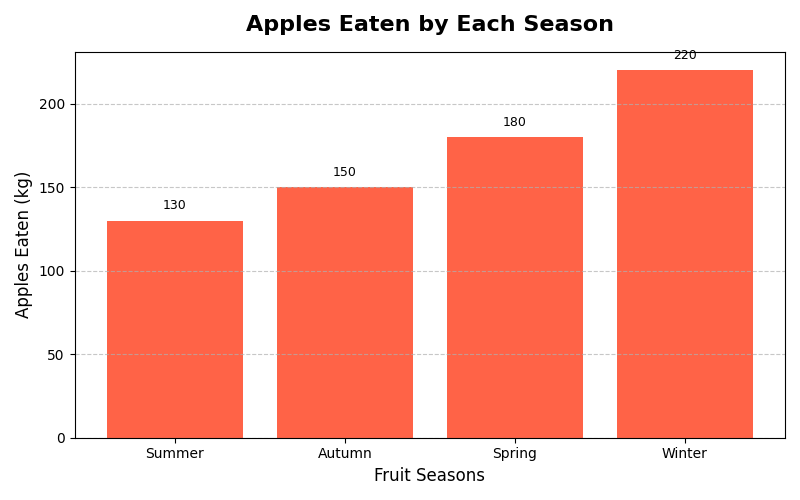

This chart was generated by the following Python code:
import matplotlib.pyplot as plt
import numpy as np

# Data
seasons = ['Winter', 'Autumn', 'Spring', 'Summer']
apples_consumption = [220, 150, 180, 130]

# Sort the data
sorted_indices = np.argsort(apples_consumption)
sorted_seasons = [seasons[i] for i in sorted_indices]
sorted_apples_consumption = [apples_consumption[i] for i in sorted_indices]

# Create the sorted bar chart
fig, ax = plt.subplots(figsize=(8, 5))
bars = ax.bar(sorted_seasons, sorted_apples_consumption, color='#FF6347')

# Add text labels above the bars
for bar in bars:
    yval = bar.get_height()
    ax.text(bar.get_x() + bar.get_width() / 2, yval + 5, f'{yval}', ha='center', va='bottom', fontsize=9)

# Set labels and title
ax.set_xlabel('Fruit Seasons', fontsize=12)
ax.set_ylabel('Apples Eaten (kg)', fontsize=12)
ax.set_title('Apples Eaten by Each Season', fontsize=16, fontweight='bold', pad=15)

# Add gridlines
ax.yaxis.grid(True, linestyle='--', alpha=0.7)

# Display the plot
plt.tight_layout()
plt.show()
